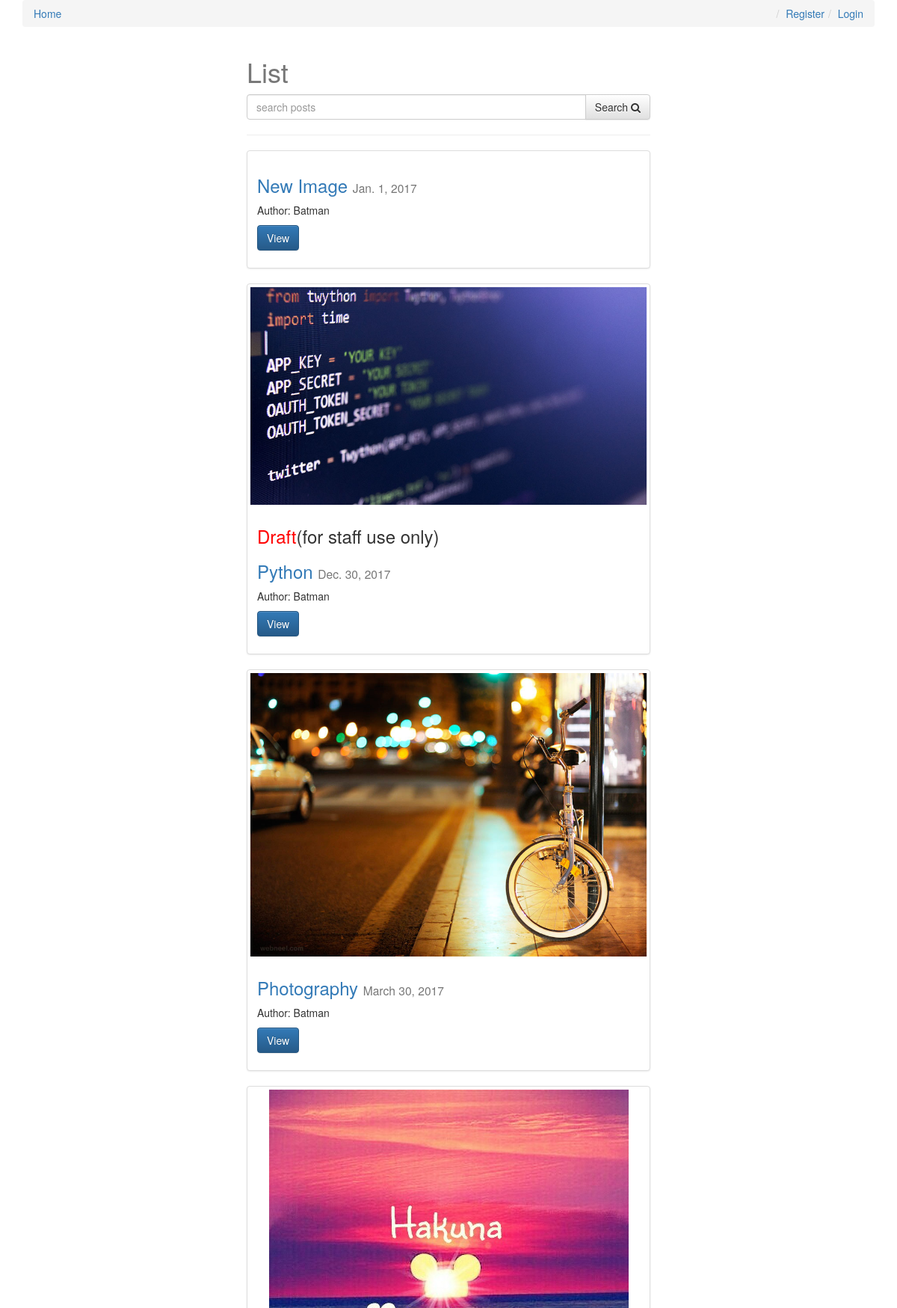
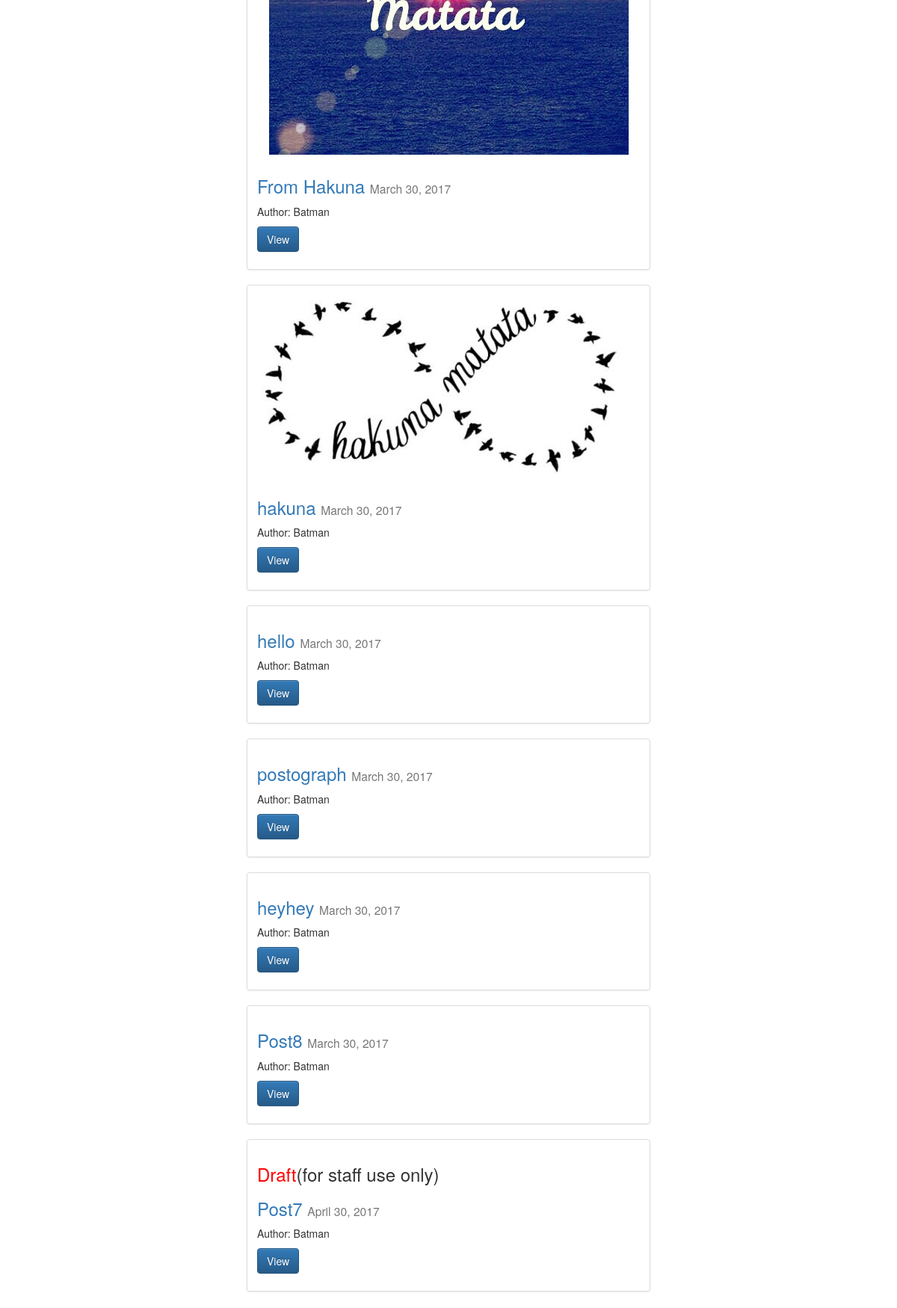
The page / (upper part) on the database its author committed (2 pictures, top to bottom).
### posts/models.py (models this page shows, shortened)
class Post(models.Model):
    user = models.ForeignKey(settings.AUTH_USER_MODEL, default=1)
    title = models.CharField(max_length=120)
    image = models.ImageField(null=True,
                              blank=True,)
    content = models.TextField()
    draft = models.BooleanField(default=False)
    publish = models.DateField(auto_now=False, auto_now_add=False)
    updated = models.DateTimeField(auto_now=True, auto_now_add=False)
    timestamp = models.DateTimeField(auto_now=False, auto_now_add=True)
    objects = PostManager()
    def get_absolute_url(self):
        return reverse('posts:detail', kwargs={'pk': self.pk})
    class Meta:
        ordering = ['-timestamp', 'updated']
    def get_markdown(self):
        content = self.content
        return markdown(content)

### posts/views.py (the view, shortened to what this page needs)
# urls.py: url(r'^$', post_list ,name='list'),
def post_list(request):
    today = timezone.now().date()
    queryset_list = Post.objects.active()
    if not request.user.is_staff or not request.user.is_superuser:
        queryset_list = Post.objects.all()
    query = request.GET.get('q')
    paginator = Paginator(queryset_list, 10)  # Show 25 contacts per page
    page_request_var = "page"
    page = request.GET.get(page_request_var)
    try:
        queryset = paginator.page(page)
    except PageNotAnInteger:
        queryset = paginator.page(1)
    except EmptyPage:
        queryset = paginator.page(paginator.num_pages)
    context = {
        'objects_list': queryset,
        'title': 'List',
        'page_request_var': page_request_var,
        'today': today,
    }
    return render(request, 'posts_list.html', context)

### posts/models.py (called while the page is built)
    def active(self, *args, **kwargs):
        return super(PostManager,self).filter(draft=False).filter(publish__lte=timezone.now())

### templates/posts_list.html (shortened to what this page needs)
{% extends 'base.html' %}
{% block content %}
    <div class="col-sm-6 col-sm-offset-3">
        <h1>{{ title }}</h1>
        <form method="get" action="">
            <div class="input-group">
                <input class="form-control" type="text" name="q" placeholder="search posts" value='{{ request.GET.q }}'>
                <span class="input-group-btn">
                    <button class="btn btn-default" type="submit">Search
                        <i class="fa fa-search" aria-hidden="true"></i>
                    </button>
                </span>
            </div>
        </form>
        <hr>
        {% for obj in objects_list %}
            <div class="row">
                <div class="col-sm-12">
                    <div class="thumbnail">
                        {% if obj.image %}
                            <img src="{{ obj.image.url }}" class="img-responsive">
                        {% endif %}
                        <div class="caption post-detail-item">
                            {% if obj.draft %}
                                <h3><span style="color: red">Draft</span>(for staff use only)</h3>
                            {% endif %}
                            <h3><a href="{{ obj.get_absolute_url}}" >{{ obj.title }}</a>
                                <small>{{ obj.publish}}</small></h3>
                            {% if obj.user.get_full_name %}
                                <p>Author: {{ obj.user.get_full_name }}</p>
                            {% endif %}
                            <p><a href="{{ obj.get_absolute_url}}"
                                  class="btn btn-primary" role="button">View</a></p>
                        </div>
                    </div>
                </div>
            </div>
        {% endfor %}
        </div>
{% endblock content %}

### templates/base.html (shortened to what this page needs)
{% load staticfiles %}
<!DOCTYPE html>
<html lang="en">
<head>
<div class="container">
    <ol class="breadcrumb">
        <li><a href="{% url 'posts:list' %}">Home</a></li>
        {% if not request.user.is_authenticated %}
        <li class="pull-right"><a href="{% url 'login' %}">Login</a></li>
        <li class="pull-right"><a href="{% url 'register' %}">Register</a></li>
        {% else %}
            <li class="pull-right"><a href="{% url 'logout' %}">Logout</a></li>
        {% endif %}
    </ol>
</div>
<link rel="stylesheet" href="https://maxcdn.bootstrapcdn.com/bootstrap/3.3.7/css/bootstrap.min.css" \
>
<link rel="stylesheet" href="https://maxcdn.bootstrapcdn.com/bootstrap/3.3.7/css/bootstrap-theme.min.css" \
>
<link rel="stylesheet" href="https://maxcdn.bootstrapcdn.com/font-awesome/4.7.0/css/font-awesome.min.css">
<link rel="stylesheet" href="{% static 'css/base.css' %}">
</head>
    <body>
    <div class="container">
        {% block content %}
        {% endblock content %}
    </div>
    </body>
</html>

### static/css/base.css (style rules this page uses)
h1 { color: #777777; }

### rows shown on the page
Post: title "New Image", publish "Jan. 1, 2017", user.get_full_name "Batman"
Post: image (picture), draft "Draft", title "Python", publish "Dec. 30, 2017", user.get_full_name "Batman"
Post: image (picture), title "Photography", publish "March 30, 2017", user.get_full_name "Batman"
Post: image (picture), title "From Hakuna", publish "March 30, 2017", user.get_full_name "Batman"
Post: image (picture), title "hakuna", publish "March 30, 2017", user.get_full_name "Batman"
Post: title "hello", publish "March 30, 2017", user.get_full_name "Batman"
Post: title "postograph", publish "March 30, 2017", user.get_full_name "Batman"
Post: title "heyhey", publish "March 30, 2017", user.get_full_name "Batman"
Post: title "Post8", publish "March 30, 2017", user.get_full_name "Batman"
Post: draft "Draft", title "Post7", publish "April 30, 2017", user.get_full_name "Batman"

### other values the page prints
{{ title }} "List"
